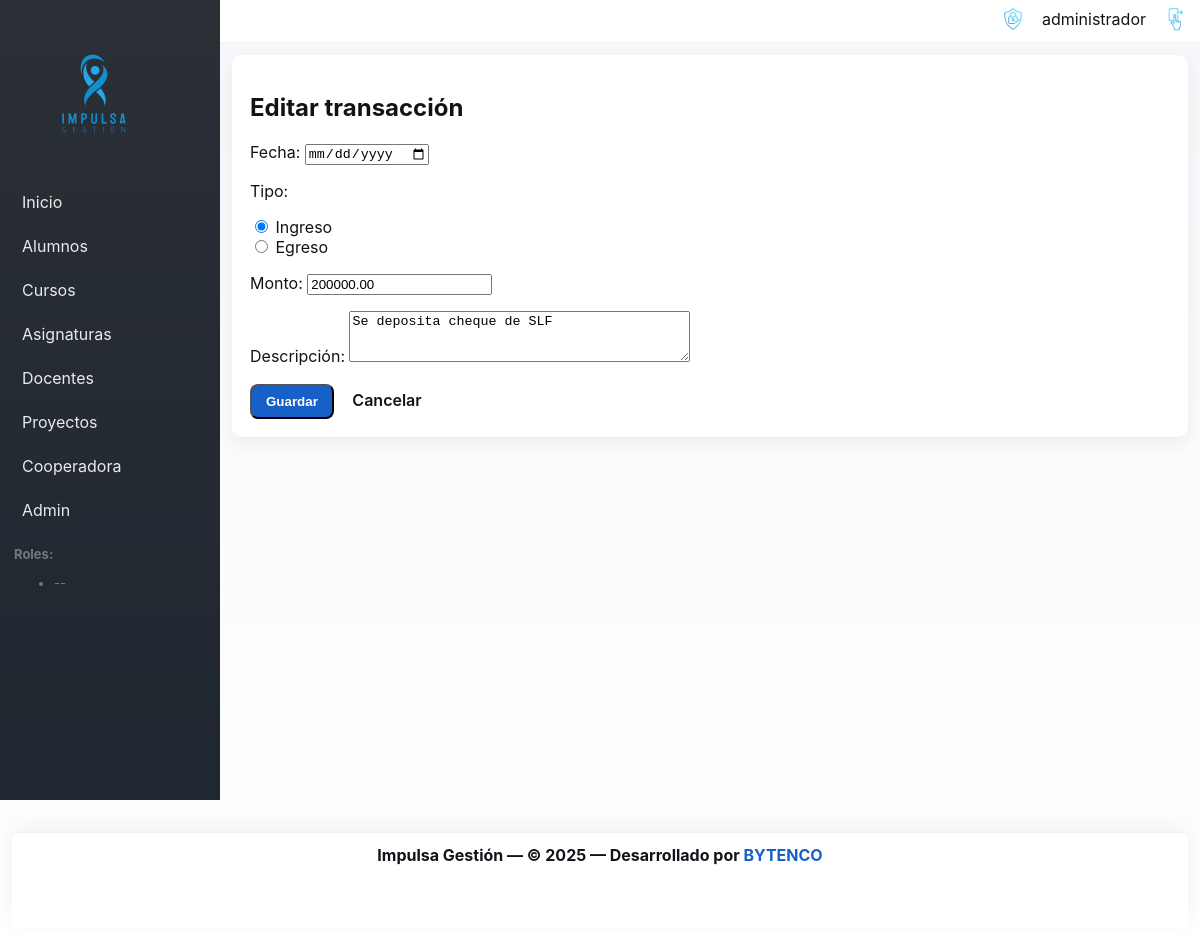
Screenshot of /cooperadora/transactions/105/edit/ (signed in) with the database file from the repository.
### cooperadora/models.py (models this page shows, shortened)
class Transaction(models.Model):
    INCOME = 'IN'
    EXPENSE = 'EX'
    ADJUSTMENT = 'AJ'
    TYPE_CHOICES = [
        (INCOME, 'Ingreso'),
        (EXPENSE, 'Egreso'),
        (ADJUSTMENT, 'Ajuste'),
    ]
    date = models.DateField()
    type = models.CharField(max_length=2, choices=TYPE_CHOICES)
    amount = models.DecimalField(max_digits=12, decimal_places=2)
    description = models.TextField(blank=True)
    class Meta:
        permissions = [
            ("manage_adjustments", "Can add/change adjustments"),
        ]

### cooperadora/views.py (the view)
# urls.py: path('transactions/<int:pk>/edit/', views.TransactionUpdateView.as_view(), name='transaction_edit'),
class TransactionUpdateView(LoginRequiredMixin, PermissionRequiredMixin, UpdateView):
    model = Transaction
    form_class = TransactionForm
    template_name = 'cooperadora/transaction_form.html'
    success_url = reverse_lazy('cooperadora:transaction_list')
    permission_required = 'cooperadora.change_transaction'

### cooperadora/forms.py
class TransactionForm(forms.ModelForm):
    class Meta:
        model = Transaction
        fields = ['date', 'type', 'amount', 'description']
        labels = {
            'date': 'Fecha',
            'type': 'Tipo',
            'amount': 'Monto',
            'description': 'Descripción',
        }
        widgets = {
            'date': forms.DateInput(attrs={'type': 'date'}),
            'type': forms.RadioSelect(),
            'amount': forms.NumberInput(attrs={'step': '0.01'}),
            'description': forms.Textarea(attrs={'rows': 3}),
        }
    def __init__(self, *args, **kwargs):
        if 'initial' not in kwargs:
            kwargs['initial'] = {}
        kwargs['initial'].setdefault('date', date.today())
        super().__init__(*args, **kwargs)
        try:
            from .models import Transaction as T
            self.fields['type'].choices = [
                (T.INCOME, T.TYPE_CHOICES[0][1]),
                (T.EXPENSE, T.TYPE_CHOICES[1][1]),
            ]
        except Exception:
            pass

### templates/cooperadora/transaction_form.html (shortened to what this page needs)
{% extends 'base.html' %}
{% block content %}
  <h2>{% if object %}Editar{% else %}Nueva{% endif %} transacción</h2>
  <form method="post">
    {{ form.as_p }}
    <button class="btn" type="submit">Guardar</button>
    <a href="{% url 'cooperadora:transaction_list' %}" class="btn btn--ghost">Cancelar</a>
  </form>
{% endblock %}

### templates/base.html (shortened to what this page needs)
{% load static %}
<!doctype html>
<html lang="es">
  <head>
  <link rel="stylesheet" href="{% static 'css/site.css' %}?v=2">
  </head>
  <body>
    <div class="layout">
  <aside class="sidebar" id="site-sidebar" aria-hidden="true">
        <div class="sidebar-brand">
          <a href="/"><img src="{% static 'FullLogo_Transparent.png' %}" alt="Impulsa"/></a>
        </div>
        <nav class="sidebar-nav">
          <a href="/">Inicio</a>
          {% if user.is_authenticated and user.is_superuser or user.is_authenticated and 'students.view_student' in user_perms %}
            <a href="/students/">Alumnos</a>
          {% endif %}
          {% if user.is_authenticated and user.is_superuser or user.is_authenticated and 'courses.view_course' in user_perms %}
            <a href="/courses/">Cursos</a>
          {% endif %}
          {% if user.is_authenticated and user.is_superuser or user.is_authenticated and 'subjects.view_subject' in user_perms %}
            <a href="/subjects/">Asignaturas</a>
          {% endif %}
          {% if user.is_authenticated and user.is_superuser or user.is_authenticated and 'teachers.view_teacher' in user_perms %}
            <a href="/teachers/">Docentes</a>
          {% endif %}
          {% if user.is_authenticated and user.is_superuser or user.is_authenticated and 'projects.view_project' in user_perms %}
            <a href="/projects/">Proyectos</a>
          {% endif %}
          {% if user.is_authenticated and user.is_superuser or user.is_authenticated and 'cooperadora.view_transaction' in user_perms %}
            <a href="/cooperadora/">Cooperadora</a>
          {% endif %}
          {% if user.is_superuser %}
            <a href="/admin/">Admin</a>
          {% endif %}
        </nav>
        <div class="sidebar-roles">
          {% if user.is_authenticated %}
            <strong>Roles:</strong>
            <ul>
              {% for r in user_roles %}<li>{{ r }}</li>{% empty %}<li>--</li>{% endfor %}
            </ul>
          {% endif %}
        </div>
      </aside>
      <div class="main-area">
        <header class="topbar">
          <div class="container topbar-inner">
            <div class="top-actions">
              <div class="user-menu">
                  {% if user.is_authenticated %}
                    <div class="user-auth">
                      <img src="{% static 'Acceso_garantizado.png' %}" alt="Acceso garantizado" class="accesso-icon" aria-hidden="true"/>
                      <span class="user-name">{{ user.username }}</span>
                      <a href="{% url 'core:logout' %}" title="Salir" class="logout-link">
                        <img src="{% static 'Salir.png' %}" alt="Salir" class="logout-icon" />
                      </a>
                    </div>
                  {% else %}
                    <a href="{% url 'core:login' %}" title="Ingresar">
                      <img src="{% static 'Accesso.png' %}" alt="Ingresar" class="login-icon" />
                    </a>
                  {% endif %}
                </div>
            </div>
          </div>
        </header>
        <main class="container content-area">
          {% block content %}{% endblock %}
        </main>
      </div>
    </div>
    <footer class="site-footer">
      <div class="container">
        <p>
          Impulsa Gestión — &copy; 2025 — Desarrollado por
          <a href="https://www.bytenco.com.ar" target="_blank" rel="noopener noreferrer" class="bytenco-credit">
            BYTENCO
          </a>
        </p>
      </div>
    </footer>
  </body>
</html>

### static/css/site.css (style rules this page uses)
:root { --gray-900:#111319; --gray-700:#2b2f36; --gray-500:#72787f; --blue-800:#0b3d91; --blue-600:#1760c7; --sky-400:#56c3ff; --accent:#56c3ff; --muted:#f5f7fa; }
* { box-sizing:border-box }
body { margin:0; font-family: Inter, system-ui, -apple-system, "Segoe UI", Roboto, "Helvetica Neue", Arial; background: linear-gradient(180deg,var(--muted),#ffffff); color:var(--gray-900); padding-bottom:140px; }
.container { max-width:1100px; margin:0 auto; padding:20px; }
.layout { display:flex;min-height:100vh }
.sidebar { width:220px; background:linear-gradient(180deg,var(--gray-700), #1f2730); color:white; padding:18px 14px; }
.sidebar-brand { padding:12px 0;display:flex;align-items:center;gap:8px }
.sidebar-brand img { height:128px;display:block }
.sidebar-nav { display:flex;flex-direction:column;gap:8px;margin-top:14px }
.sidebar-nav a { color:rgba(255,255,255,0.9);text-decoration:none;padding:8px;border-radius:6px }
.sidebar-roles { margin-top:18px;font-size:13px;color:var(--gray-500) }
.main-area { flex:1;display:flex;flex-direction:column }
.topbar { background:white;border-bottom:1px solid #eef2f6;position:sticky;top:0;z-index:1200 }
.topbar .container { padding-left:12px;padding-right:12px;padding-top:6px;padding-bottom:6px }
.topbar-inner { display:flex;align-items:center;justify-content:space-between;padding:0 }
.top-actions { display:flex;gap:12px;align-items:center }
.user-menu a { display:inline-flex;align-items:center;gap:8px }
.accesso-icon { height:26px;vertical-align:middle;margin-right:8px }
.logout-icon { height:26px;vertical-align:middle;margin-left:8px;filter:brightness(0.9) }
.user-auth { display:inline-flex;align-items:center;gap:8px }
.notif-icon, .login-icon, .bytenco-logo, .accesso-icon, .logout-icon { transition: transform .12s ease, filter .12s ease, opacity .12s ease; will-change: transform, filter, opacity; }
.content-area { background:white;margin:12px;border-radius:10px;padding:18px;box-shadow:0 6px 18px rgba(16,24,40,0.06) }
.site-footer { margin-top:12px; padding:14px 0; text-align:center; color:var(--gray-700); background:white; position:fixed; left:12px;right:12px;bottom:12px; height:96px; border-top:1px solid #eef2f6; z-index:9999; padding:12px 20px; border-radius:8px; box-shadow:0 -6px 24px rgba(16,24,40,0.06); }
.site-footer .container { display:flex;align-items:center;justify-content:center;gap:10px;padding:0 }
.site-footer p { margin:0;color:var(--gray-900);font-weight:700;font-size:16px;white-space:normal }
.site-footer a.bytenco-credit { display:inline-flex;align-items:center;gap:8px;color:var(--blue-600);text-decoration:none }
.bytenco-credit { color:var(--gray-500);text-decoration:none }
h1,h2 { color:var(--gray-900) }
.btn { display:inline-block; padding:8px 14px; border-radius:8px; background:var(--blue-600); color:white; text-decoration:none; font-weight:600; }
.btn--ghost { background:transparent; border:1px solid var(--gray-300); color:var(--gray-900); }

### rows the page displays
Transaction: type "☑ Ingreso ☐ Egreso", amount "200000.00", description "Se deposita cheque de SLF"

### other values shown
{{ user.username }} "administrador"
